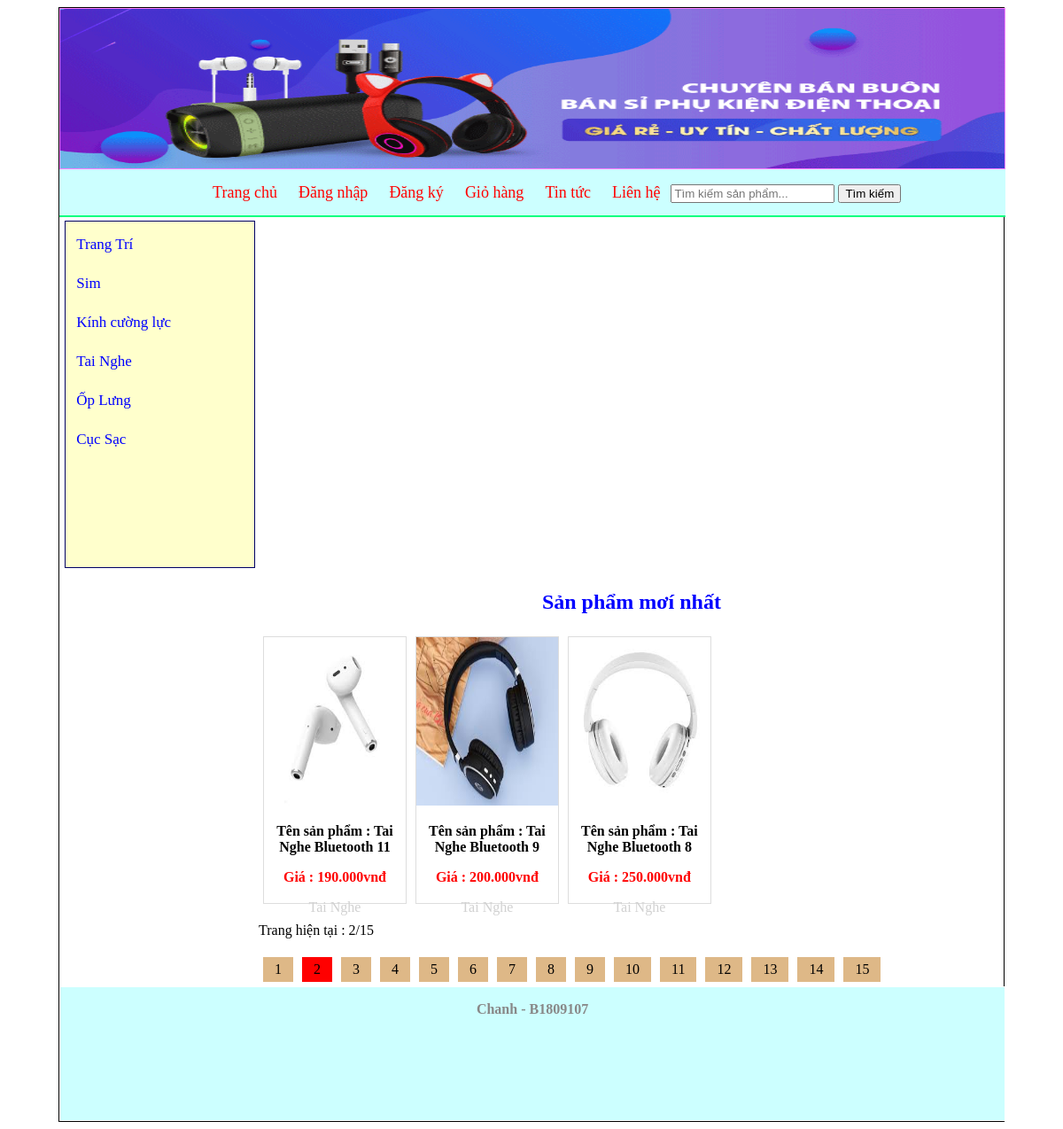
Page /index.php?trang=2 on the committed database.
### tables this page shows
CREATE TABLE `loaihanghoa` (
  `MaLoaiHang` int(11) NOT NULL,
  `TenLoaiHang` varchar(50) NOT NULL
);

CREATE TABLE `hanghoa` (
  `MSHH` varchar(10) NOT NULL,
  `TenHH` varchar(50) DEFAULT NULL,
  `QuyCach` varchar(50) DEFAULT NULL,
  `Gia` bigint(20) DEFAULT NULL,
  `MaLoaiHang` int(10) DEFAULT NULL,
  `Ghichu` varchar(100) DEFAULT NULL,
  `hinhanh` varchar(50) DEFAULT NULL,
  `TinhTrang` int(11) NOT NULL,
  `SoLuong` int(11) NOT NULL
);

### pages/main.php (the view, shortened to what this page needs)
<div id="main">
			<div class="sidebar">
				<ul class="list_sidebar">
					<?php
						$sql_danhmuc = "SELECT * FROM loaihanghoa ORDER BY MaLoaiHang DESC";
						$query_danhmuc = mysqli_query($mysqli,$sql_danhmuc);
						while($row = mysqli_fetch_array($query_danhmuc)){
					?>
						<li><a href="index.php?quanly=danhmucsanpham&id=<?php echo $row['MaLoaiHang'] ?>"><?php echo $row['TenLoaiHang'] ?></a></li>
					<?php
						}
					?>
				</ul>
			</div>
			<div class="maincontent">
				<?php
					if(isset($_GET['quanly'])){
						$tam = $_GET['quanly'];
					}else{
						$tam = '';
					}
					if($tam=='danhmucsanpham'){
				?>
						<?php
							$sql_layhh = "SELECT * FROM hanghoa WHERE hanghoa.MaLoaiHang='$_GET[id]' ORDER BY MSHH DESC";
							$query_layhh = mysqli_query($mysqli,$sql_layhh);
							$sql_layloaihh = "SELECT * FROM loaihanghoa WHERE loaihanghoa.MaLoaiHang='$_GET[id]' LIMIT 1";
							$query_layloaihh = mysqli_query($mysqli,$sql_layloaihh);
							$row_layloaihh = mysqli_fetch_array($query_layloaihh);
						?>
						<h3>Danh mục sản phẩm : <?php echo $row_layloaihh['TenLoaiHang'] ?></h3>
										<ul class="product_list">
											<?php
											while($row_layhh = mysqli_fetch_array($query_layhh)){
											?>
											<li>
												<a href="index.php?quanly=sanpham&id=<?php echo $row_layhh['MSHH'] ?>">
													<img src="admincp/modules/quanlysp/uploads/<?php echo $row_layhh['hinhanh'] ?>">
													<p class="title_product">Tên sản phẩm : <?php echo $row_layhh['TenHH'] ?></p>
													<p class="price_product">Giá : <?php echo number_format($row_layhh['Gia'],0,',','.').'vnđ' ?></p>
												</a>
											</li>
											<?php
											}
											?>
										</ul>
			<?php
					}else{
			?>
						<?php
							if(isset($_GET['trang'])){
								$page = $_GET['trang'];
							}else{
								$page = 1;
							}
							if($page == '' || $page == 1){
								$begin = 0;
							}else{
								$begin = ($page*3)-3;
							}
							$sql_pro = "SELECT * FROM HangHoa,LoaiHangHoa WHERE HangHoa.MaLoaiHang=LoaiHangHoa.MaLoaiHang ORDER BY HangHoa.MSHH DESC LIMIT $begin,3";
							$query_pro = mysqli_query($mysqli,$sql_pro);
						?>
						<h2 style="color:blue;text-align:center">Sản phẩm mơí nhất</h2>
								<ul class="product_list">
											<?php
												while($row = mysqli_fetch_array($query_pro)){
											?>
											<li>
												<a href="index.php?quanly=sanpham&id=<?php echo $row['MSHH'] ?>">
													<img src="admincp/modules/quanlysp/uploads/<?php echo $row['hinhanh'] ?>">
													<p class="title_product">Tên sản phẩm : <?php echo $row['TenHH'] ?></p>
													<p class="price_product">Giá : <?php echo number_format($row['Gia'],0,',','.').'vnđ' ?></p>
													<p style="text-align: center;color:#d1d1d1"><?php echo $row['TenLoaiHang'] ?></p>
												</a>
											</li>
											<?php
												}
											?>
								</ul>
								<?php
									$sql_trang = mysqli_query($mysqli,"SELECT * FROM HangHoa");
									$row_count = mysqli_num_rows($sql_trang);
									$trang = ceil($row_count/3);
								?>
						<p>Trang hiện tại : <?php echo $page ?>/<?php echo $trang ?> </p>
								<ul class="list_trang">
											<?php
												for($i=1;$i<=$trang;$i++){
											?>
												<li <?php if($i==$page){echo 'style="background: red;"';}
															else{ echo ''; }  ?>><a href="index.php?trang=<?php echo $i ?>"><?php echo $i ?></a></li>
											<?php
												}
											?>
								</ul>
			<?php
					}
			?>
			</div>
		</div>

### css/style.css (style rules this page uses)
#main { border:1px solid #00ff80; height: auto; width: 100%; }
.sidebar { border:1px solid #000066; height: 390px; width: 20%; margin-top:5px; margin-left:5px; float: left; background-color:#FFFFCC; }
ul.list_sidebar { padding: 0; margin: 0; width: 100%; border: 1px solid #; list-style: none; line-height: 27px; }
ul.list_sidebar li a { text-decoration: none; text-align: left; color: blue; display: block; font-size:17px; }
ul.list_sidebar li { margin: 7px; padding: 5px; }
.maincontent { height: auto; width: 79%; margin-top:5px; margin-left:5px; float: right; }
ul.product_list { padding: 0; margin: 0; list-style: none; width: 100%; }
ul.product_list li img { height: 190px; }
ul.product_list li { width: 19%; border: 1px solid #ddd; margin: 5px; float: left; height: 300px; }
ul.product_list li a { text-decoration: none; }
ul.product_list li img { width: 100%; }
p.price_product { text-align: center; color: red; font-size: 16px; font-weight: bold; }
p.title_product { text-align: center; color: #000; font-size: 16px; font-weight: bold; }

### pages/main.php (style rules this page uses)
ul.list_trang { padding: 0; margin: 0; list-style: none; }
ul.list_trang li { float: left; padding: 5px 13px; margin: 5px; background: burlywood; display: block; }
ul.list_trang li a { color: #000; text-align: center; text-decoration: none; }

### rows in the picture
loaihanghoa: TenLoaiHang "Trang Trí"
loaihanghoa: TenLoaiHang "Sim"
loaihanghoa: TenLoaiHang "Kính cường lực"
loaihanghoa: TenLoaiHang "Tai Nghe"
loaihanghoa: TenLoaiHang "Ốp Lưng"
loaihanghoa: TenLoaiHang "Cục Sạc"
hanghoa: hinhanh (picture), TenHH "Tai Nghe Bluetooth 11", Gia "190.000", MaLoaiHang.TenLoaiHang "Tai Nghe"
hanghoa: hinhanh (picture), TenHH "Tai Nghe Bluetooth 9", Gia "200.000", MaLoaiHang.TenLoaiHang "Tai Nghe"
hanghoa: hinhanh (picture), TenHH "Tai Nghe Bluetooth 8", Gia "250.000", MaLoaiHang.TenLoaiHang "Tai Nghe"

### other values in the picture
$page "2"
$trang "15"
